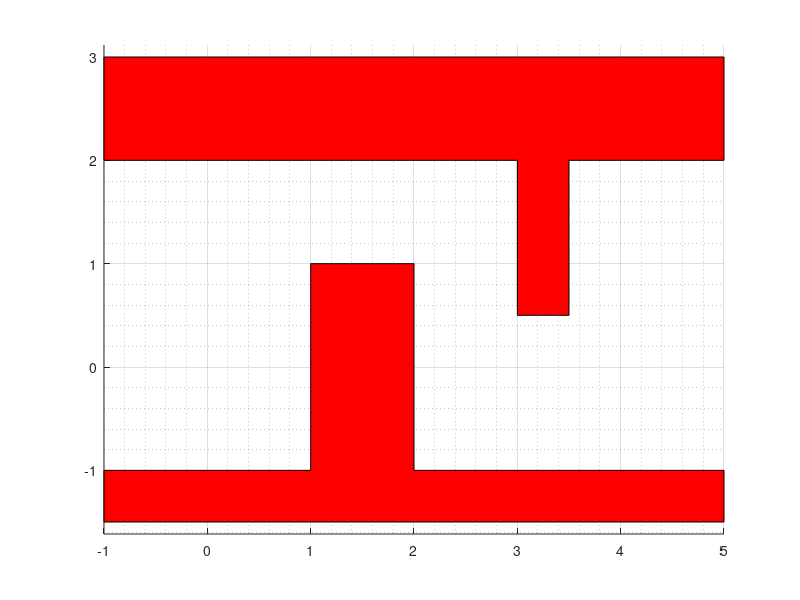

The MATLAB source for this figure: (Note: this script raises an error after producing the figure.)
dbstop if error 
clc;
close all;
clear all; %#ok<CLALL> 

patchlowx = [-1, -1, 1, 1, 2, 2, 5, 5];
patchlowy = [-1.5, -1, -1, 1, 1, -1, -1, -1.5];

patchhighx = [-1, -1, 3, 3, 3.5, 3.5, 5, 5];
patchhighy = [3, 2, 2, 0.5, 0.5, 2, 2, 3];


figure
hold on
axis equal
patch(patchlowx,patchlowy,'red')
patch(patchhighx,patchhighy,'red')
grid on
grid minor


%%% Trajectory
% Start and Finish times
global tf
t0 = [ 0, 25, 65, 75, 86];
tf = [ 25, 65, 75, 86, 100];
% Start and Finish pos and velStart and Finish pos and vel
xd0 = [    0, 0;   1, 1.5;  3, 0;   3, 0; 3.8, 0]; 
xdf = [  1, 1.5;     3, 0;  3, 0; 3.8, 0;   4, 1];
vxd0 = [    0, 0;   0.06, 0.06;  0.0, 0.0; 0.0, 0.0; 0.06, 0.06]; 
vxdf = [0.06, 0.06;   0.0, 0.0;  0.0, 0.0; 0.06, 0.06; 0.0, 0.0];  

%Calculating coefficients and time
global coefsx
global coefsy
coefsx = [];
coefsy = [];
N = 1000;
time = [];
for i= 1:5
   coefsx = [coefsx mypolcoefs( t0(i), tf(i),  xd0(i,1),  vxd0(i,1),  xdf(i,1), vxdf(i,1)) ];
   coefsy = [coefsy mypolcoefs( t0(i), tf(i),  xd0(i,2),  vxd0(i,2),  xdf(i,2), vxdf(i,2)) ];
   time = [time, linspace(t0(i),tf(i),N)];
end 

% Caculating 4 polynomials + (one stationary)
x = [];
xdot = [];
y = [];
ydot = [];
speed = [];

for i=1:5
   x_temp = [];
   xdot_temp = [];
   y_temp = [];
   ydot_temp = [];
   speed_temp = [];

   if i == 1
       [x_temp xdot_temp] = mypol(t0(i), coefsx(:,i), time(1,1:1000));
       [y_temp ydot_temp] = mypol(t0(i), coefsy(:,i), time(1,1:1000));
       [speed_temp maxspeed] = myspeed(xdot_temp,ydot_temp);
   else
       [x_temp xdot_temp] = mypol(t0(i), coefsx(:,i), time(1,(i-1)*1000 +1:i*1000));
       [y_temp ydot_temp] = mypol(t0(i), coefsy(:,i), time(1,(i-1)*1000 +1:i*1000));
       [speed_temp maxspeed] = myspeed(xdot_temp,ydot_temp);
   end
   x = [x x_temp];
   xdot = [xdot xdot_temp];
   y = [y y_temp];
   ydot = [ydot ydot_temp];
   speed = [speed speed_temp];
end


%%% Control
% Normal
IC = [0;1.5];  %[x10;x20]
[t,state] = ode45(@(t,state) mysolver(t, state), time, IC);


%%% Plotting
% Plotting trayectory 
plot(x,y,color='blue')
hold on
for i=1:1:length(x)
    rectangle('Position',[x(i)-0.1,y(i)-0.1,0.2,0.2],'Curvature',[1 1])
    hold on
end
% Plotting control robot
x1 = state(:,1);
x2 = state(:,2);
plot(x1,x2)
title('Robot and Path')
% Plotting mag error vs time
figure
ex = x1'-x;
ey = x2'-y;
mag = sqrt( ex.^2 + ey.^2);
plot(time, mag)  
title('|Error|')
% Plotting speed
%figure
%plot(time, speed)
%title('Speed vs time')
% Plotting u vs time
u1 = [];
u2 = [];
for index = 1:1:length(time)
    u  = cont(x1(index,1),x2(index,1),time(index));
    u1 = [u1 u(1,1)];
    u2 = [u2 u(2,1)];
end
figure 
plot(time, u1)
title('U1 vs time')
figure
plot(time, u2)
title('U2 vs time')

%%% Functions
% Control 
function u = cont(x1,x2,t)
    global tf
    global coefsx
    global coefsy
    xd = [];
    xdd = [];
    yd = [];
    ydd = [];

    if t<=tf(1) 
        [xd, xdd] = myindpol(t, 0, coefsx(:,1));
        [yd, ydd] = myindpol(t, 0, coefsy(:,1));
    elseif t>tf(1) && t<=tf(2)
        [xd,xdd] = myindpol(t, tf(1), coefsx(:,2));
        [yd,ydd] = myindpol(t, tf(1), coefsy(:,2));
    elseif t>tf(2) && t<=tf(3)
        [xd,xdd] = myindpol(t, tf(2), coefsx(:,3));
        [yd,ydd] = myindpol(t, tf(2), coefsy(:,3));
    elseif t>tf(3) && t<=tf(4)
        [xd,xdd] = myindpol(t, tf(3), coefsx(:,4));
        [yd,ydd] = myindpol(t, tf(3), coefsy(:,4));
    elseif t>tf(4) && t<=tf(5)
        [xd,xdd] = myindpol(t, tf(4), coefsx(:,5));
        [yd,ydd] = myindpol(t, tf(4), coefsy(:,5));
    end

    u1 = -0.2*(x1-xd) + xdd;
    u2 = -0.2*(x2-yd) + ydd;
    u = [u1;u2];
end

% Differential equation
function dstatedt = mysolver(t, state)
 
    x1 = state(1,1);
    x2 = state(2,1);

    % The controller u
        u = cont(x1,x2,t); %xdot = f(x), donde u=f(x)
        u1 = u(1,1);
        u2 = u(2,1);

    % The differential equation 
        xdot = [u1;u2];

    dstatedt = xdot;     
 end














